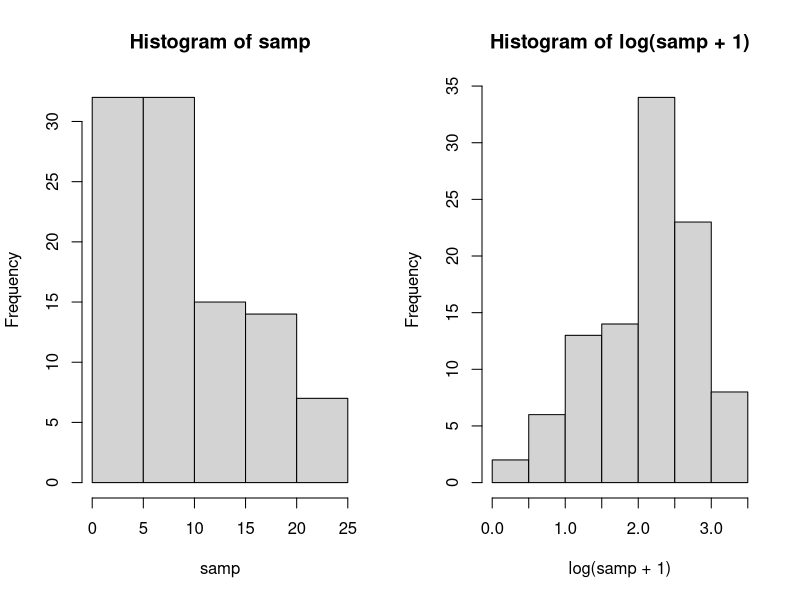

This chart was generated by the following R code:
## ---- chunk 1
samp <- rnbinom(100, size = 2, mu = 10) #taking 100 random values of negative binomial distribution and saving them as "samp"
par(mfrow=c(1,2)) #placing the two following histograms next to each other
hist(samp) #plotting histogram of the 100 random samples of the negative binomial distribution
hist(log(samp+1)) #plotting histogram of logarithm of the sample + 1
